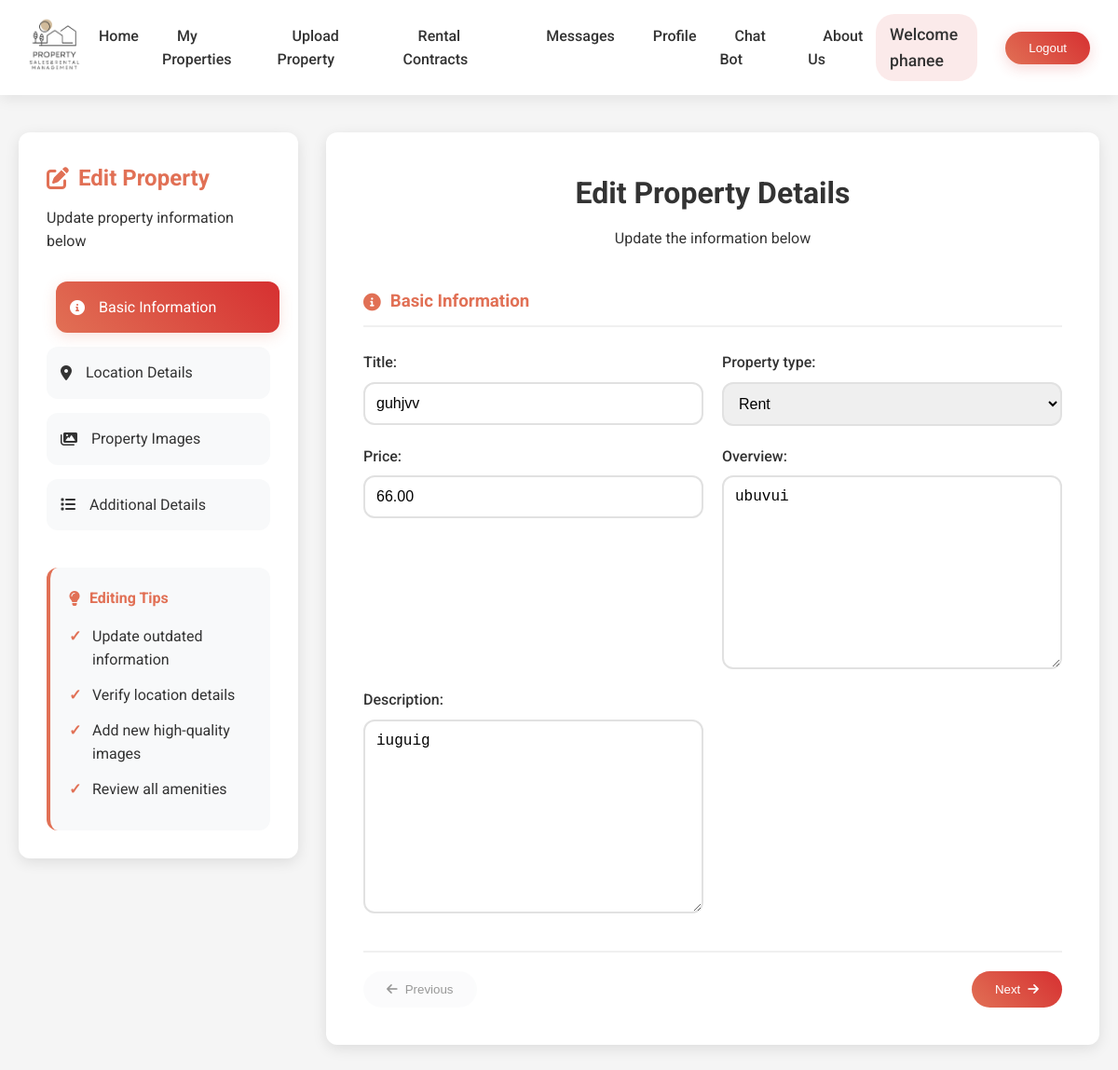
The app's page /ownerapp/properties/edit/15/ (signed in) with its own data.
### ownerapp/models.py (models this page shows, shortened)
class Property(models.Model):
    PROPERTY_TYPE_CHOICES = [
        ('Rent', 'Rent'),
        ('Sale', 'Sale'),
    ]
    OCCUPANCY_CHOICES = [
        ('Available', 'Available'),
        ('Not Available', 'Not Available'),
    ]
    PARKING = [
        ('Available', 'Available'),
        ('Not Available', 'Not Available'),
    ]
    title = models.CharField(max_length=200)
    image = models.ImageField(upload_to='property_images/')
    image_2 = models.ImageField(upload_to='property_images/', blank=True, null=True)
    image_3 = models.ImageField(upload_to='property_images/', blank=True, null=True)
    overview = models.TextField(max_length=100)
    location = models.CharField(max_length=200)
    location_url = models.URLField(max_length=500, blank=True, null=True, help_text="OpenStreetMap URL for the property location")
    address = models.TextField(max_length=300, blank=True, null=True)
    property_type = models.CharField(max_length=10, choices=PROPERTY_TYPE_CHOICES, default='Rent')
    price = models.DecimalField(max_digits=10, decimal_places=2)
    description = models.TextField()
    size = models.PositiveIntegerField()
    bedrooms = models.PositiveIntegerField()
    bathrooms = models.PositiveIntegerField()
    parking = models.CharField(max_length=20,choices=PARKING,default='Available')
    year_built = models.PositiveIntegerField()
    flooring_type = models.CharField(max_length=100)
    owner_name = models.CharField(max_length=100, default='Unknown Owner')
    email = models.EmailField()
    phone = models.CharField(max_length=15)
    occupancy_status = models.CharField(max_length=20,choices=OCCUPANCY_CHOICES,default='Available')
    owner = models.ForeignKey(User, on_delete=models.CASCADE, related_name='properties', default=1)

### ownerapp/views.py (the view)
# urls.py: path('properties/edit/<int:pk>/', views.edit_property, name='edit_property'),
@login_required
def edit_property(request, pk):
    property = get_object_or_404(Property, pk=pk)
    if request.method == 'POST':
        form = PropertyForm(request.POST, request.FILES, instance=property)
        if form.is_valid():
            form.save()
            return redirect('ownerapp:property_list')
    else:
        form = PropertyForm(instance=property)
    return render(request, 'ownerApp/edit_property.html', {'form': form})

### ownerapp/forms.py
class PropertyForm(forms.ModelForm):
    class Meta:
        model = Property
        fields = [
            'title', 'image', 'image_2', 'image_3', 'overview', 'location', 'location_url', 'address',
            'property_type', 'price', 'description', 'size', 'bedrooms', 'bathrooms',
            'parking', 'year_built', 'flooring_type', 'owner_name', 'email', 'phone', 'occupancy_status'
        ]

### templates/ownerApp/edit_property.html (shortened to what this page needs)
{% load static %}
<!DOCTYPE html>
<html lang="en">
<head>
    <link rel="stylesheet" href="{% static 'css/adminApp/homepage.css' %}">
    <link rel="stylesheet" href="https://cdnjs.cloudflare.com/ajax/libs/font-awesome/6.0.0/css/all.min.css">
    <link rel="stylesheet" href="{% static 'css/ownerApp/upload_property.css' %}">
    <link rel="stylesheet" href="https://unpkg.com/leaflet/dist/leaflet.css" />
</head>
<body>
    {% block body %}
    {% include 'Navbar/ownerNavBar.html' %}
    <div class="page-container">
        <div class="progress-sidebar">
            <div class="progress-header">
                <h3><i class="fas fa-edit"></i> Edit Property</h3>
                <p>Update property information below</p>
            </div>
            <div class="progress-steps">
                <div class="step active">
                    <i class="fas fa-info-circle"></i>
                    <span>Basic Information</span>
                </div>
                <div class="step">
                    <i class="fas fa-map-marker-alt"></i>
                    <span>Location Details</span>
                </div>
                <div class="step">
                    <i class="fas fa-images"></i>
                    <span>Property Images</span>
                </div>
                <div class="step">
                    <i class="fas fa-list"></i>
                    <span>Additional Details</span>
                </div>
            </div>
            <div class="upload-tips">
                <h4><i class="fas fa-lightbulb"></i> Editing Tips</h4>
                <ul>
                    <li>Update outdated information</li>
                    <li>Verify location details</li>
                    <li>Add new high-quality images</li>
                    <li>Review all amenities</li>
                </ul>
            </div>
        </div>
        <div class="form-container">
            <div class="form-header">
                <h2>Edit Property Details</h2>
                <p>Update the information below</p>
            </div>
            <form class="upload-property-form" method="post" enctype="multipart/form-data">
                <div class="form-sections">
                    <div class="form-section active" id="basic-info">
                        <h3><i class="fas fa-info-circle"></i> Basic Information</h3>
                        <div class="form-grid">
                            <div class="form-group">
                                {{ form.title.label_tag }}
                                {{ form.title }}
                            </div>
                            <div class="form-group">
                                {{ form.property_type.label_tag }}
                                {{ form.property_type }}
                            </div>
                            <div class="form-group">
                                {{ form.price.label_tag }}
                                {{ form.price }}
                            </div>
                            <div class="form-group">
                                {{ form.overview.label_tag }}
                                {{ form.overview }}
                            </div>
                            <div class="form-group">
                                {{ form.description.label_tag }}
                                {{ form.description }}
                            </div>
                        </div>
                    </div>
                </div>
                <div class="form-navigation">
                    <button type="button" class="prev-btn" disabled><i class="fas fa-arrow-left"></i> Previous</button>
                    <button type="button" class="next-btn">Next <i class="fas fa-arrow-right"></i></button>
                </div>
            </form>
        </div>
    </div>
    {% endblock %}
</body>
</html>

### templates/Navbar/ownerNavBar.html (shortened to what this page needs)
{% load static %}
<header>
    <div class="logo">
        <a href="{% url 'ownerapp:ownerhomepage' %}">
            <img src="{% static 'images/logo.png' %}" alt="PS6 Logo">
        </a>
    </div>
    <nav>
        <ul>
            <li><a href="{% url 'ownerapp:ownerhomepage' %}">Home</a></li>
            <li><a href="{% url 'ownerapp:property_list'  %}">My Properties</a></li>
            <li><a href="{% url 'ownerapp:upload_property'  %}">Upload Property</a></li>
            <li><a href="{% url 'ownerapp:rental_contract' %}">Rental Contracts</a></li>
            <li><a href="{% url 'ownerapp:owner_messages' %}">Messages</a></li>
            <li><a href="{% url 'ownerapp:owner_profile' %}">Profile</a></li>
            <li><a href="{% url 'ownerapp:chatbot' %}">Chat Bot</a></li>
            <li><a href="{% url 'ownerapp:about_us' %}">About Us</a></li>
        </ul>
    </nav>
    <div class="auth-buttons">
        {% if user.is_authenticated %}
            <span class="welcome-message">Welcome {{ user.username }}</span>
            <form action="{% url 'adminapp:logout_view' %}" method="POST" style="display:inline;">
                <button type="submit" class="logout-btn">Logout</button>
            </form>
        {% else %}
            <a href="{% url 'ownerapp:login_or_register' %}" class="login-btn">Login/Register</a>
        {% endif %}
    </div>
</header>

### static/css/adminApp/homepage.css (style rules this page uses)
* { margin: 0; padding: 0; box-sizing: border-box; }
body { font-family: 'Poppins', sans-serif; margin: 0; padding: 0; background-color: #f5f5f5; color: #333; }
header { background-color: #ffffff; color: #333; padding: 15px 30px; display: flex; justify-content: space-between; align-items: center; box-shadow: 0 4px 15px rgba(0, 0, 0, 0.08); position: relative; z-index: 1000; }
.logo img { max-width: 150px; max-height: 60px; transition: transform 0.3s ease; }
nav ul { list-style: none; margin: 0; padding: 0; display: flex; gap: 25px; }
nav ul li a { color: #333; text-decoration: none; font-size: 1rem; font-weight: 500; padding: 8px 16px; border-radius: 20px; transition: all 0.3s ease; position: relative; }
nav ul li a::after { content: ''; position: absolute; bottom: 0; left: 50%; width: 0; height: 2px; transition: all 0.3s ease; transform: translateX(-50%); }
.auth-buttons { display: flex; align-items: center; gap: 15px; }
.welcome-message { margin-right: 15px; font-size: 1.1rem; font-weight: 500; color: #333; padding: 8px 15px; background-color: rgba(214, 48, 49, 0.1); border-radius: 20px; }
.logout-btn { background: linear-gradient(45deg, #e17055, #d63031); color: white; padding: 10px 25px; border: none; border-radius: 25px; cursor: pointer; font-weight: 500; transition: all 0.3s; box-shadow: 0 4px 15px rgba(214, 48, 49, 0.2); }

### records on screen
Property: title "guhjvv", property_type "Rent", price "66.00", overview "ubuvui", description "iuguig"

### other values on screen
{{ user.username }} "phanee"
